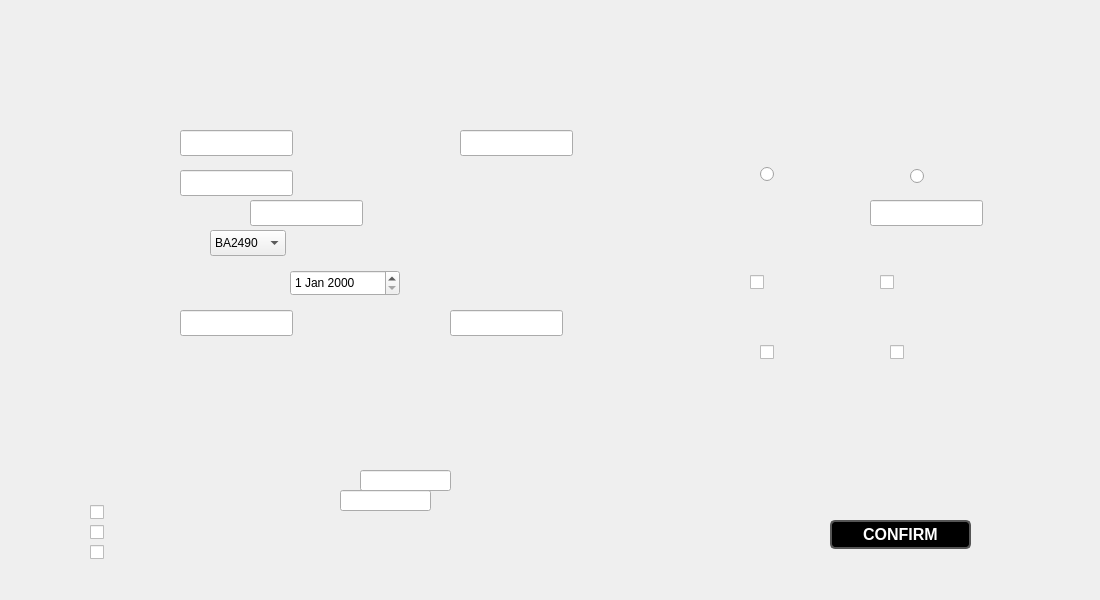
<?xml version="1.0" encoding="UTF-8"?>
<ui version="4.0">
 <class>bookflightwindow</class>
 <widget class="QWidget" name="bookflightwindow">
  <property name="geometry">
   <rect>
    <x>0</x>
    <y>0</y>
    <width>1100</width>
    <height>600</height>
   </rect>
  </property>
  <property name="windowTitle">
   <string>Form</string>
  </property>
  <property name="styleSheet">
   <string notr="true"/>
  </property>
  <widget class="QLabel" name="label">
   <property name="geometry">
    <rect>
     <x>0</x>
     <y>0</y>
     <width>1100</width>
     <height>600</height>
    </rect>
   </property>
   <property name="text">
    <string/>
   </property>
   <property name="pixmap">
    <pixmap resource="res.qrc">:/resources/bookfightwindow5.png</pixmap>
   </property>
  </widget>
  <widget class="QLineEdit" name="Firstname">
   <property name="geometry">
    <rect>
     <x>180</x>
     <y>130</y>
     <width>113</width>
     <height>26</height>
    </rect>
   </property>
  </widget>
  <widget class="QLineEdit" name="Phoneno">
   <property name="geometry">
    <rect>
     <x>180</x>
     <y>170</y>
     <width>113</width>
     <height>26</height>
    </rect>
   </property>
  </widget>
  <widget class="QLineEdit" name="Address">
   <property name="geometry">
    <rect>
     <x>250</x>
     <y>200</y>
     <width>113</width>
     <height>26</height>
    </rect>
   </property>
  </widget>
  <widget class="QRadioButton" name="Buisness">
   <property name="geometry">
    <rect>
     <x>760</x>
     <y>164</y>
     <width>110</width>
     <height>20</height>
    </rect>
   </property>
   <property name="text">
    <string/>
   </property>
  </widget>
  <widget class="QRadioButton" name="Economy">
   <property name="geometry">
    <rect>
     <x>910</x>
     <y>161</y>
     <width>110</width>
     <height>31</height>
    </rect>
   </property>
   <property name="text">
    <string/>
   </property>
  </widget>
  <widget class="QLineEdit" name="seatNumber">
   <property name="geometry">
    <rect>
     <x>870</x>
     <y>200</y>
     <width>113</width>
     <height>26</height>
    </rect>
   </property>
  </widget>
  <widget class="QPushButton" name="pushButton">
   <property name="geometry">
    <rect>
     <x>830</x>
     <y>520</y>
     <width>141</width>
     <height>29</height>
    </rect>
   </property>
   <property name="styleSheet">
    <string notr="true">QPushButton{
    font-size: 16px;        
    font-weight: bold;       
	color: rgb(255, 255, 255);
 
	background-color: rgb(0, 0, 0);
    border: 2px solid #555555;  /* Border styling */
    border-radius: 5px;      /* Rounded corners */
    padding: 5px;            /* Inner spacing */
}</string>
   </property>
   <property name="text">
    <string>CONFIRM</string>
   </property>
  </widget>
  <widget class="QLineEdit" name="Lastname">
   <property name="geometry">
    <rect>
     <x>460</x>
     <y>130</y>
     <width>113</width>
     <height>26</height>
    </rect>
   </property>
  </widget>
  <widget class="QComboBox" name="comboBox">
   <property name="geometry">
    <rect>
     <x>210</x>
     <y>230</y>
     <width>76</width>
     <height>26</height>
    </rect>
   </property>
   <item>
    <property name="text">
     <string>BA2490 </string>
    </property>
   </item>
   <item>
    <property name="text">
     <string>EK603 </string>
    </property>
   </item>
   <item>
    <property name="text">
     <string>QR640</string>
    </property>
   </item>
   <item>
    <property name="text">
     <string>PK302</string>
    </property>
   </item>
  </widget>
  <widget class="QDateEdit" name="dateEdit">
   <property name="geometry">
    <rect>
     <x>290</x>
     <y>270</y>
     <width>110</width>
     <height>26</height>
    </rect>
   </property>
  </widget>
  <widget class="QLineEdit" name="FlyingFrom">
   <property name="geometry">
    <rect>
     <x>180</x>
     <y>310</y>
     <width>113</width>
     <height>26</height>
    </rect>
   </property>
  </widget>
  <widget class="QLineEdit" name="FlyingTo">
   <property name="geometry">
    <rect>
     <x>450</x>
     <y>310</y>
     <width>113</width>
     <height>26</height>
    </rect>
   </property>
  </widget>
  <widget class="QLineEdit" name="Cardno">
   <property name="geometry">
    <rect>
     <x>360</x>
     <y>470</y>
     <width>91</width>
     <height>21</height>
    </rect>
   </property>
  </widget>
  <widget class="QLineEdit" name="Cvv">
   <property name="geometry">
    <rect>
     <x>340</x>
     <y>490</y>
     <width>91</width>
     <height>21</height>
    </rect>
   </property>
  </widget>
  <widget class="QCheckBox" name="Paypal">
   <property name="geometry">
    <rect>
     <x>90</x>
     <y>500</y>
     <width>91</width>
     <height>24</height>
    </rect>
   </property>
   <property name="text">
    <string/>
   </property>
  </widget>
  <widget class="QCheckBox" name="Visa">
   <property name="geometry">
    <rect>
     <x>90</x>
     <y>520</y>
     <width>91</width>
     <height>24</height>
    </rect>
   </property>
   <property name="text">
    <string/>
   </property>
  </widget>
  <widget class="QCheckBox" name="Master">
   <property name="geometry">
    <rect>
     <x>90</x>
     <y>540</y>
     <width>91</width>
     <height>24</height>
    </rect>
   </property>
   <property name="text">
    <string/>
   </property>
  </widget>
  <widget class="QCheckBox" name="Veg">
   <property name="geometry">
    <rect>
     <x>750</x>
     <y>270</y>
     <width>91</width>
     <height>24</height>
    </rect>
   </property>
   <property name="text">
    <string/>
   </property>
  </widget>
  <widget class="QCheckBox" name="Nonveg">
   <property name="geometry">
    <rect>
     <x>880</x>
     <y>270</y>
     <width>91</width>
     <height>24</height>
    </rect>
   </property>
   <property name="text">
    <string/>
   </property>
  </widget>
  <widget class="QCheckBox" name="WifiYes">
   <property name="geometry">
    <rect>
     <x>760</x>
     <y>340</y>
     <width>91</width>
     <height>24</height>
    </rect>
   </property>
   <property name="text">
    <string/>
   </property>
  </widget>
  <widget class="QCheckBox" name="WifiNo">
   <property name="geometry">
    <rect>
     <x>890</x>
     <y>340</y>
     <width>91</width>
     <height>24</height>
    </rect>
   </property>
   <property name="text">
    <string/>
   </property>
  </widget>
  <zorder>label</zorder>
  <zorder>Firstname</zorder>
  <zorder>Lastname</zorder>
  <zorder>Phoneno</zorder>
  <zorder>Address</zorder>
  <zorder>seatNumber</zorder>
  <zorder>pushButton</zorder>
  <zorder>Buisness</zorder>
  <zorder>Economy</zorder>
  <zorder>comboBox</zorder>
  <zorder>dateEdit</zorder>
  <zorder>FlyingFrom</zorder>
  <zorder>FlyingTo</zorder>
  <zorder>Cardno</zorder>
  <zorder>Cvv</zorder>
  <zorder>Paypal</zorder>
  <zorder>Visa</zorder>
  <zorder>Master</zorder>
  <zorder>Veg</zorder>
  <zorder>Nonveg</zorder>
  <zorder>WifiYes</zorder>
  <zorder>WifiNo</zorder>
 </widget>
 <resources>
  <include location="res.qrc"/>
 </resources>
 <connections/>
</ui>
